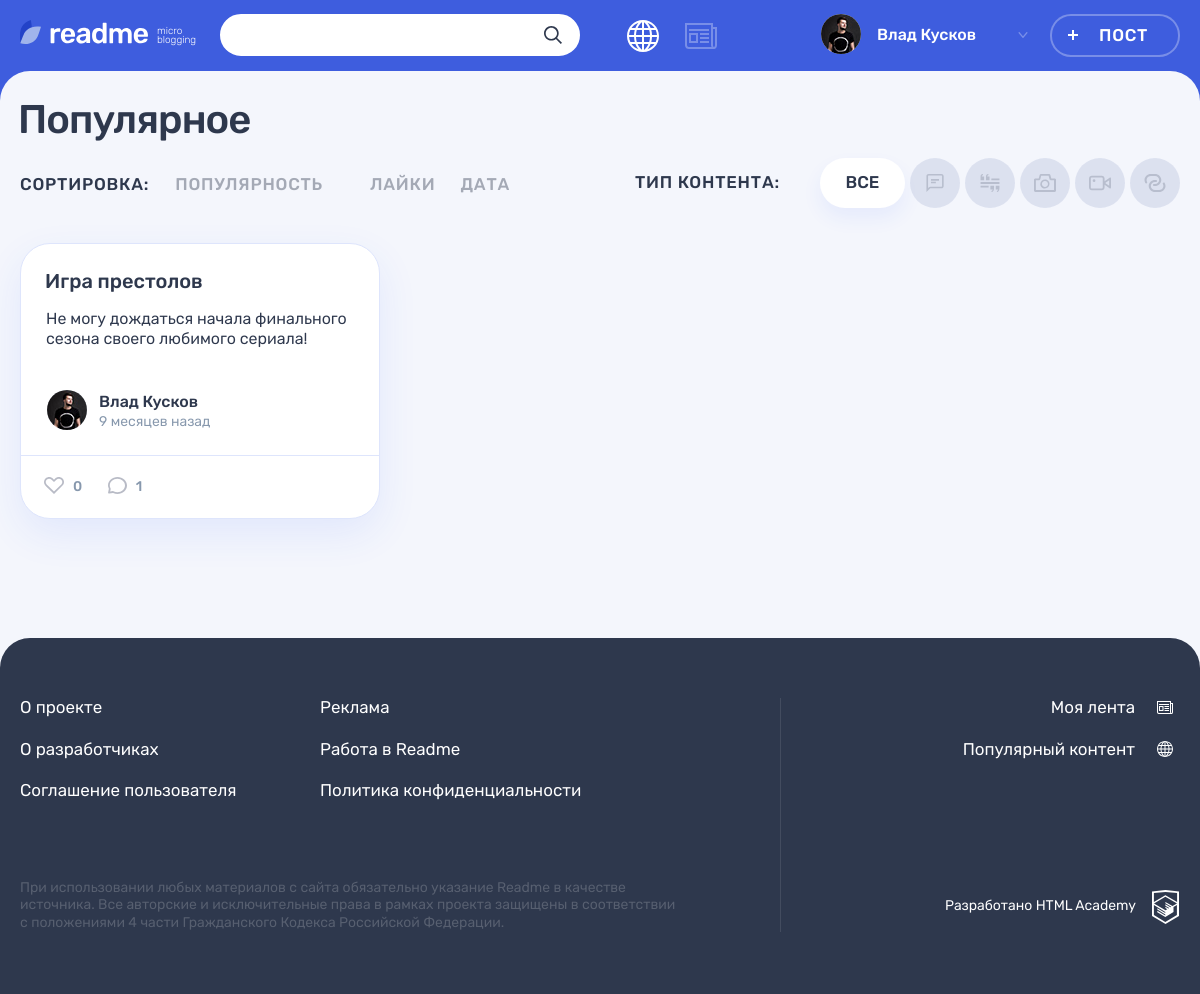
/popular.php (signed in), run on the app's committed database.
### tables this page shows
CREATE TABLE `users` (
  `id` int(11) NOT NULL,
  `dt_add` datetime NOT NULL DEFAULT CURRENT_TIMESTAMP,
  `email` varchar(535) NOT NULL,
  `login` varchar(535) NOT NULL,
  `password` varchar(60) NOT NULL,
  `avatar_path` varchar(256) DEFAULT NULL,
  `first_name` varchar(256) NOT NULL,
  `last_name` varchar(256) NOT NULL
);

CREATE TABLE `types` (
  `id` int(11) NOT NULL,
  `type` varchar(128) NOT NULL,
  `class_name` varchar(128) NOT NULL
);

CREATE TABLE `posts` (
  `id` int(11) NOT NULL,
  `user_id` int(11) NOT NULL,
  `type_id` int(11) NOT NULL,
  `publication_date` datetime NOT NULL DEFAULT CURRENT_TIMESTAMP,
  `title` text NOT NULL,
  `content` text,
  `author_quote` text,
  `img_path` varchar(128) DEFAULT NULL,
  `video_path` varchar(128) DEFAULT NULL,
  `site_path` varchar(128) DEFAULT NULL,
  `count_view` int(11) DEFAULT NULL,
  `count_repost` int(11) DEFAULT NULL,
  `orig_user_id` int(11) DEFAULT NULL
);

### templates/popular.php (the view, shortened to what the rows shown need)
<div class="container">
        <h1 class="page__title page__title--popular">Популярное</h1>
    </div>
    <div class="popular container">
        <div class="popular__filters-wrapper">
            <div class="popular__filters filters">
                <ul class="popular__filters-list filters__list">
                    <?php foreach ($types_content as $type):?>
                    <li class="popular__filters-item filters__item">
                        <a class="filters__button filters__button--<?=$type['class_name']?> button <?= ((int) $type['id'] === $get_id) ? 'filters__button--active' : '' ?>" href="popular.php?categories-id=<?=$type['id'];?>">
                            <svg class="filters__icon" width="22" height="18">
                                <use xlink:href="#icon-filter-<?=$type['class_name']; ?>"></use>
                            </svg>
                        </a>
                    </li>
                    <?php endforeach; ?>
                </ul>
            </div>
        </div>
        <div class="popular__posts">
            <?php foreach ($posts as $post):?>
            <article class="popular__post post post-<?=htmlspecialchars($post['class_name']); ?>">
                <header class="post__header">
                    <a href="post.php?post-id=<?=($post['id']); ?>">
                        <h2><?=htmlspecialchars($post['title']); ?></h2>
                    </a>
                </header>
                <div class="post__main">
                <?php if ($post['class_name'] === 'quote'):?>
                    <blockquote>
                        <p>
                            <?=htmlspecialchars($post['content']);?>
                        </p>
                    <cite><?=htmlspecialchars($post['author_quote']);?></cite>
                </blockquote>
                <?php elseif ($post['class_name'] === 'text'):?>
                    <?=cutStr($post['content'], $post['id'], 300);?>
                <?php elseif ($post['class_name'] === 'photo'):?>
                    <div class="post-photo__image-wrapper">
                        <img src="<?=htmlspecialchars($post['img_path']);?>" alt="Фото от пользователя" width="360" height="240">
                    </div>
                <?php endif ?>
                </div>
                <?php $publicationsDate = $post['publication_date']?>
                <footer class="post__footer">
                    <div class="post__author">
                        <a class="post__author-link" href="profile.php?id=<?=$post['user_id']?>" title="<?=htmlspecialchars($post['first_name']. " " . $post['last_name']); ?>">
                            <div class="post__avatar-wrapper">
                                <img class="post__author-avatar" src="<?=htmlspecialchars($post['avatar_path']); ?>" alt="Аватар пользователя">
                            </div>
                            <div class="post__info">
                                <b class="post__author-name"><?=htmlspecialchars($post['first_name']. " " . $post['last_name']); ?></b>
                                <time class="post__time" title="<?=substr($publicationsDate, 0, -3)?>" datetime="<?=$publicationsDate?>"><?=relativeDate($publicationsDate) . " назад" ?></time>
                            </div>
                        </a>
                    </div>
                    <div class="post__indicators">
                        <div class="post__buttons">
                            <a class="post__indicator post__indicator--likes button" href="popular.php?post-id-likes=<?=($post['id'])?>" title="Лайк">
                                <svg class="post__indicator-icon" width="20" height="17">
                                    <use xlink:href="#icon-heart"></use>
                                </svg>
                                <span><?=get_count_likes($connection, $post['id']); ?></span>
                            </a>
                            <a class="post__indicator post__indicator--comments button" href="post.php?post-id=<?=($post['id'])?>" title="Комментарии">
                                <svg class="post__indicator-icon" width="19" height="17">
                                    <use xlink:href="#icon-comment"></use>
                                </svg>
                                <span><?=get_count_comments($connection, $post['id']); ?></span>
                            </a>
                        </div>
                    </div>
                </footer>
            </article>
            <?php endforeach; ?>
        </div>
    </div>

### functions/template.php (shortened to what the rows shown need)
<?php
function include_template($name, array $data = [])
{
    $name = 'templates/' . $name;
    extract($data);
    require $name;
    $result = ob_get_clean();
    return $result;
}
function cutStr(string $str, ?int $post_id, int $length = 300): string
{
    return "<p>$str</p>";
}

### templates/layout.php (shortened to what the rows shown need)
<!DOCTYPE html>
<html lang="ru">
<head>
    <link rel="stylesheet" href="css/main.css">
</head>
<body class="page">
<header class="header">
    <div class="header__wrapper container">
        <div class="header__nav-wrapper">
            <?php if (isset($user)): ?>
            <nav class="header__nav">
                <?php endif; ?>
                <ul class="header__user-nav">
                <?php if (isset($user)): ?>
                    <li class="header__profile">
                        <a class="header__profile-link" href="profile.php?id=<?=$user['id']?>">
                            <div class="header__avatar-wrapper">
                                <img class="header__profile-avatar" src="<?= $user['avatar_path'] ?>" alt="Аватар профиля">
                            </div>
                            <div class="header__profile-name">
                                <span>
                                    <?=$user['first_name'] . " " . $user['last_name']?>
                                </span>
                                <svg class="header__link-arrow" width="10" height="6">
                                    <use xlink:href="#icon-arrow-right-ad"></use>
                                </svg>
                            </div>
                        </a>
                    </li>
                    <?php endif; ?>
                </ul>
            </nav>
        </div>
    </div>
</header>
<main class="page__main page__main--<?= $main_class; ?>">
    <?= $content; ?>
</main>
</body>
</html>

### data on the page
users: avatar_path (picture), first_name "Влад", last_name "Кусков"
posts: title "Игра престолов", content "Не могу дождаться начала финального сезона своего любимого сериала!", user.avatar_path (picture), user.last_name "Влад Кусков", publication_date "9 месяцев", id "0", id "1"

### other printed values
$header_user_nav "ПОСТ"
